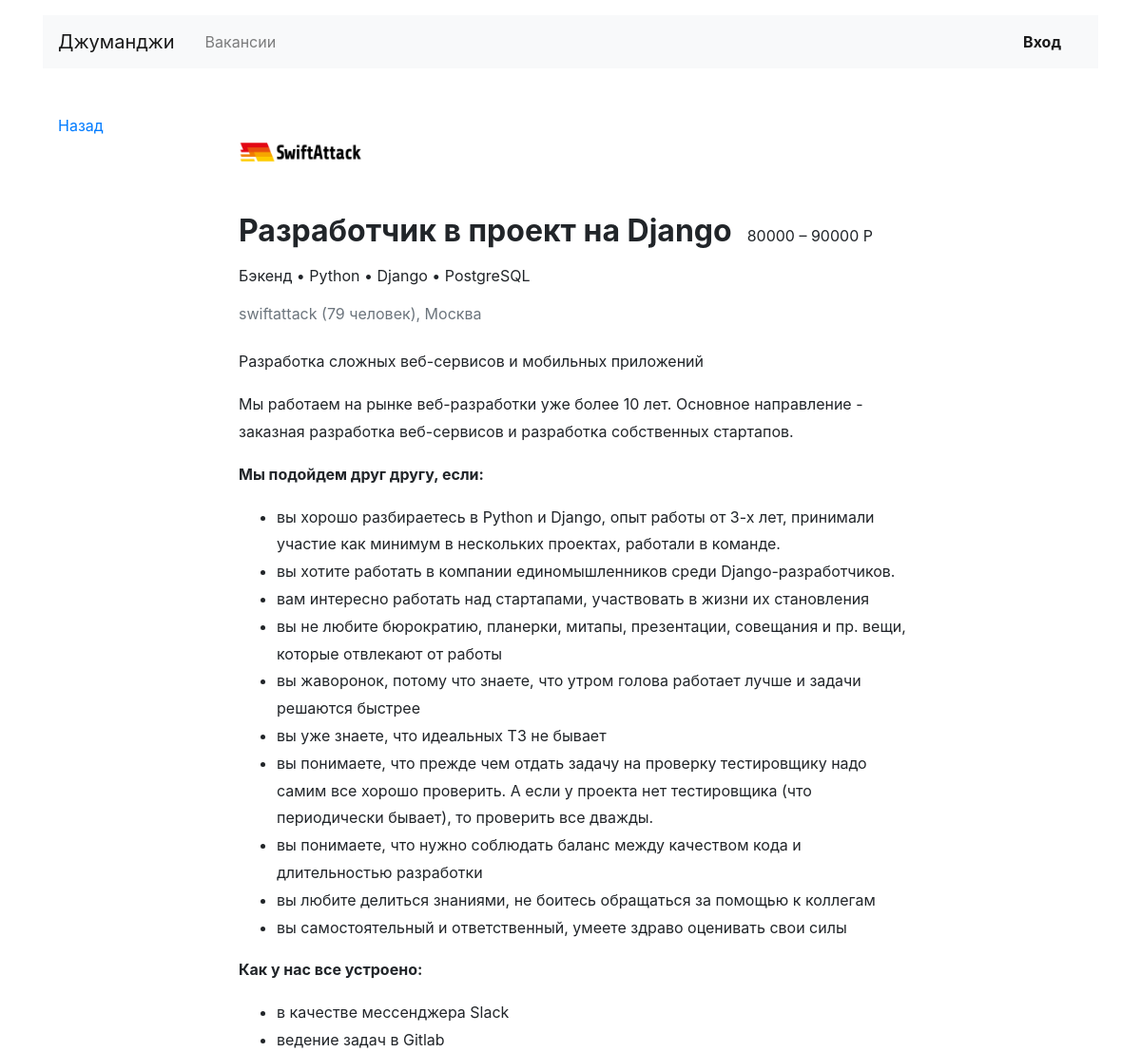
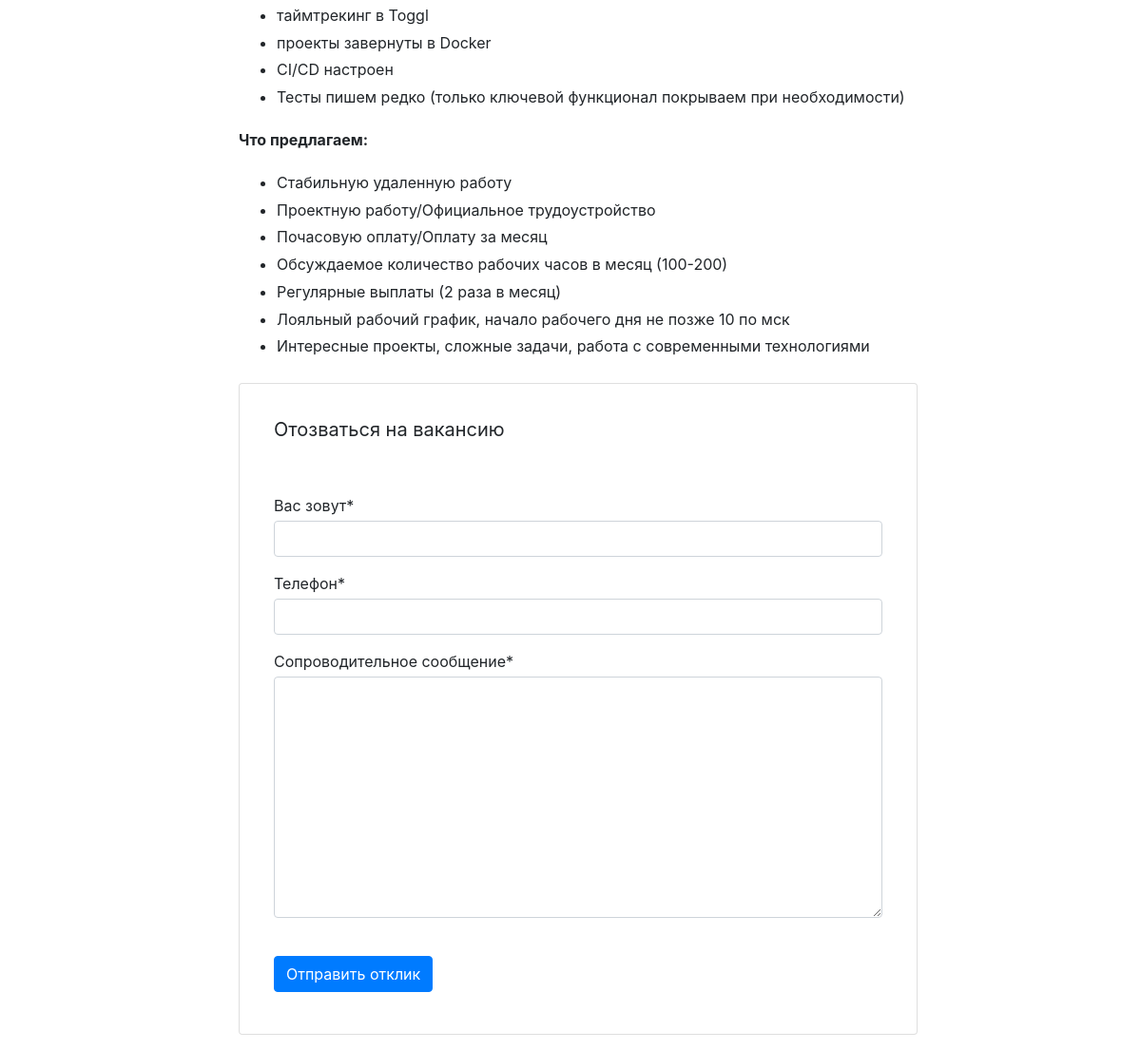
/vacancies/2/, run on the app's committed database (2 pictures, top to bottom).
### vacancies/models.py (models this page shows, shortened)
class Vacancy(models.Model):
    title = models.CharField(max_length=70, verbose_name='Название вакансии')
    specialty = models.ForeignKey(Specialty, on_delete=models.CASCADE,
                                  verbose_name='Специализация', related_name='vacancies')
    company = models.ForeignKey(Company, on_delete=models.CASCADE, related_name='vacancies')
    skills = models.TextField(verbose_name='Навыки')
    description = models.TextField(verbose_name='Описание вакансии')
    salary_min = models.IntegerField(verbose_name='Зарплата от')
    salary_max = models.IntegerField(verbose_name='Зарплата до')
    published_at = models.DateField()

class Company(models.Model):
    name = models.CharField(max_length=70, verbose_name="Название компании")
    location = models.CharField(max_length=70, verbose_name="География")
    logo = models.ImageField(upload_to=MEDIA_COMPANY_IMAGE_DIR, height_field='height_field',
                             width_field='width_field', verbose_name="Логотип")
    height_field = 100
    width_field = 60
    description = models.TextField(verbose_name="Информация о компании")
    employee_count = models.IntegerField(verbose_name="Количество человек в компании")
    owner = models.OneToOneField(User, on_delete=models.CASCADE, related_name='company')

class Specialty(models.Model):
    code = models.CharField(max_length=20)
    title = models.CharField(max_length=70)
    picture = models.ImageField(upload_to=MEDIA_SPECIALITY_IMAGE_DIR, height_field='height_field',
                                width_field='width_field')
    height_field = 80
    width_field = 80

### vacancies/views/public.py (the view, shortened to what this page needs)
# urls.py: path('vacancies/<int:id_vacancy>/', VacancyView.as_view(), name="vacancy"),
class VacancyView(View):
    template_name = 'vacancy.html'
    form_class = ApplicationForm
    success_url = 'send/'
    def get(self, request, id_vacancy):
        if not Vacancy.objects.filter(id__iexact=id_vacancy):
            raise Http404
        vacancy = Vacancy.objects.get(id=id_vacancy)
        context = {
            "vacancy": vacancy,
            "form": self.form_class
        }
        return render(request, self.template_name, context)

### vacancies/context_processors.py (called while the page is built)
def menu(request):
    return {}

### vacancies/templatetags/additional_tags.py (called while the page is built)
@register.filter(name='split')
def slpit_filter(value, arg):
    return value.split(arg)

### vacancies/templates/vacancy.html
{% extends 'base.html' %}
{% block container %}
{% load additional_tags %}
    <div class="row mt-5">
      <div class="col-12 col-lg-2">
        <div class="pl-3 mb-5">
          <p><a href="{{request.META.HTTP_REFERER}}">Назад</a></p>
        </div>
      </div>
      <div class="col-12 col-lg-8">
        <section class="pl-3">
          <a href="{% url 'company' id_company=vacancy.company.id %}"><img src="{{ vacancy.company.logo.url }}" width="130" height="80" alt=""></a>
          <div class="d-flex align-items-baseline align-content-baseline">
            <h1 class="h2 mt-4 font-weight-bold" >{{ vacancy.title }}</h1>
            <p class="m-0 pl-3">{{ vacancy.salary_min }} – {{ vacancy.salary_max }} Р</p>
          </div>
          <p class="mt-2">{{ vacancy.specialty.title }} • {{ vacancy.skills|split:","|join:" • " }}</p>
          <p class="text-muted mb-4">{{ vacancy.company.name}} ({{ vacancy.company.employee_count }} человек), {{vacancy.company.location}}</p>
          <div style="line-height: 1.8;">
            <p>{{ vacancy.company.description }}</p>
            <p>{{ vacancy.description|safe }}
            </p>
          </div>
          <div  class="card mt-4 mb-3" enctype="multipart/form-data">
            <div class="card-body mx-3">
              <p class="h5 mt-3 font-weight-normal">Отозваться на вакансию</p>
              {% load crispy_forms_tags %}
          {% crispy form form.helper %}
            </div>
          </div>
        </section>
      </div>
    </div>
 {% endblock %}

### data on the page
Vacancy: company.logo (picture), title "Разработчик в проект на Django", salary_min "80000", salary_max "90000", specialty "Бэкенд", skills|split "Python • Django • PostgreSQL", company.name "swiftattack", company.employee_count "79", company.location "Москва", company.description "Разработка сложных веб-сервисов и мобильных приложений", description "Мы работаем на рынке веб-разработки уже более 10 лет. Основное направление - заказная разработка веб-сервисов и разработка собственных стартапов. Мы подойдем друг другу, если: вы хорошо разбираетесь в Python и Django, опыт работы от 3-х лет, принимали участие как минимум в нескольких проектах, работали в команде. вы хотите работать в компании единомышленников среди Django-разработчиков. вам интересно работать над стартапами, участвовать в жизни их становления вы не любите бюрократию, планерки, митапы, презентации, совещания и пр. вещи, которые отвлекают от работы вы жаворонок, потому что знаете, что утром голова работает лучше и задачи решаются быстрее вы уже знаете, что идеальных ТЗ не…"
